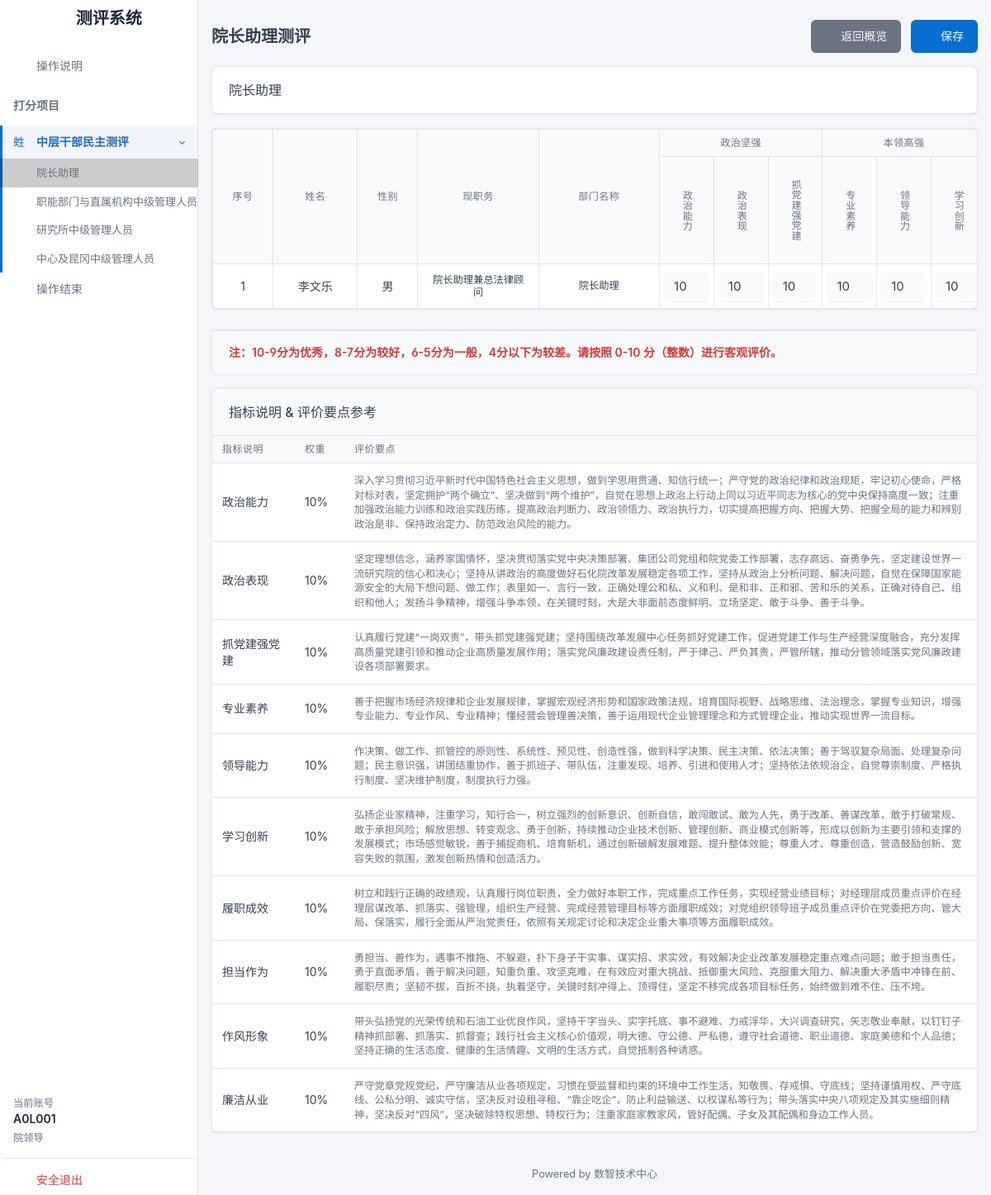
The app's page /assessment/democratic-evaluation/assistant (signed in) with its own data.
### tables this page shows
CREATE TABLE middle_managers (
            id INTEGER PRIMARY KEY AUTOINCREMENT,
            serial_no INTEGER,          -- 序号
            sort_no INTEGER,            -- 部门内排序号
            name TEXT NOT NULL,         -- 姓名
            gender TEXT,                -- 性别
            position TEXT NOT NULL,     -- 现任职务
            
            dept_name TEXT NOT NULL,    -- 部门名称 (用于显示和匹配)
            dept_id INTEGER,            -- 部门ID (外键关联)
            
            rank_level TEXT,            -- 岗位层级
            birth_date TEXT,            -- 出生年月
            education TEXT,             -- 文化程度
            rank_time TEXT,             -- 现职级时间
            role TEXT,                  -- 员工角色
            
            dept_code TEXT,             -- 部门代码 (New)
            tenure_time TEXT,           -- 任职时间 (New)
            is_newly_promoted TEXT,     -- 是否新提拔干部 (New)
            
            updated_at DATETIME DEFAULT CURRENT_TIMESTAMP
        , original_position TEXT, promotion_method TEXT);

### app.py (the view)
@app.route('/assessment/democratic-evaluation/<group_key>')
def assessment_democratic(group_key):
    if session.get('assessor_role') != 'assessor':
        return redirect(url_for('index'))
    rater_account = session.get('assessor_username')
    db = get_db()
    user_row = db.execute('''

        SELECT a.username, a.dept_code, d.dept_name, d.dept_type, a.account_type

        FROM evaluation_accounts a

        LEFT JOIN department_config d ON a.dept_code = d.dept_code

        WHERE a.username=?

    ''', (rater_account,)).fetchone()
    if not user_row: return "无效账号", 403
    full_user_for_roles = dict(user_row) # helper
    raw_roles = get_user_rater_roles(full_user_for_roles, full_user_for_roles)
    my_rater_roles = []
    for r in raw_roles:
        if r == '职能部门正职 (含院长助理)':
            if user_row['dept_name'] == '院长助理' or user_row['dept_code'] == 'A0':
                my_rater_roles.append('院长助理')
            else:
                my_rater_roles.append('职能部门正职')
        else:
            my_rater_roles.append(r)
    nav_items = get_democratic_nav(user_row)
    target_group = next((g for g in nav_items if g['key'] == group_key), None)
    if not target_group:
        return render_template('assessment_error.html', msg="无效的测评组或无访问权限")
    placeholders = ','.join(['?'] * len(my_rater_roles))
    query = f'''

        SELECT DISTINCT examinee_role

        FROM democratic_rating_config

        WHERE rater_role IN ({placeholders}) AND is_allowed = 1

    '''
    allowed_db_roles = [r[0] for r in db.execute(query, my_rater_roles).fetchall()]
    allowed_set = set(allowed_db_roles)
    effective_roles = [r for r in target_group['roles'] if r in allowed_set]
    if not effective_roles:
         return render_template('assessment_error.html', error_message="没有可评价的人员")
    db_roles = []
    for r in effective_roles:
        if r == '两中心正职': db_roles.append('中心正职')
        elif r == '两中心副职': db_roles.append('中心副职')
        elif r == '所属分公司 (兰州、抚顺) 班子正职': db_roles.append('中心正职')
        elif r == '所属分公司 (兰州、抚顺) 班子副职': db_roles.append('中心副职')
        elif r == '昆冈班子副职 (北京)': db_roles.append('中心副职')
        else: db_roles.append(r)
    ph = ','.join(['?'] * len(db_roles))
    mgrs = db.execute(f'SELECT * FROM middle_managers WHERE role IN ({ph}) ORDER BY dept_code ASC, sort_no ASC', db_roles).fetchall()
    is_kungang_rater = any(r in ['昆冈班子正职', '昆冈班子副职', '所属分公司班子正职'] for r in my_rater_roles)
    is_college_leader = (user_row['dept_type'] == '院领导')
    valid_members = []
    for m in mgrs:
        c_role = m['role']
        c_dept = m['dept_code'] # Use code or dept_name
        c_dept_name = m['dept_name']
        derived_role = get_examinee_role_key(c_role, c_dept_name)
        if derived_role == 'EXCLUDED':
            continue
        if not derived_role: derived_role = c_role # Fallback
        if derived_role not in effective_roles:
            continue
        if not is_college_leader and c_dept == user_row['dept_code']:
            continue
        if is_kungang_rater and c_role == '昆冈班子副职 (北京)':
            continue
        valid_members.append(dict(m))
    group_data = {
        'title': target_group['title'],
        'members': valid_members
    }
    existing_rows = db.execute('SELECT * FROM democratic_scores WHERE rater_account=?', (rater_account,)).fetchall()
    scores_map = {r['examinee_id']: dict(r) for r in existing_rows}
    page_title = f"{target_group['title']}测评" # Dynamic title based on group name
    return render_template('assessment_democratic.html',
                           groups=[group_data], # Single group list
                           page_title=page_title,
                           scores_map=scores_map,
                           current_group_key=group_key)

### app.py (called while the page is built, shortened)
def get_db():
    db = getattr(g, '_database', None)
    if db is None:
        db = g._database = sqlite3.connect(DATABASE)
        db.execute('PRAGMA journal_mode=WAL;')
        db.row_factory = sqlite3.Row
    return db

@app.teardown_appcontext
def close_connection(exception):
    db = getattr(g, '_database', None)
    if db is not None:
        db.close()

def get_examinee_role_key(person_role, dept_name):
    if not person_role: return None
    person_role = person_role.strip()
    if '基层' in person_role:
        return 'EXCLUDED'
    if person_role in ['院长助理', '职能部门正职', '职能部门副职', '研究所正职', '研究所副职']:
        return person_role

### templates/assessment_democratic.html (shortened to what this page needs)
{% extends "base_assessment.html" %}
{% block content %}
<div class="container-xl">
    <div class="row g-2 align-items-center mb-3">
        <div class="col">
            <h2 class="page-title">{{ page_title }}</h2>
        </div>
        <div class="col-auto ms-auto">
            <a href="{{ url_for('assessment_overview') }}" class="btn btn-secondary me-2">
                <i class="ti ti-arrow-left me-2"></i>返回概览
            </a>
            <button class="btn btn-primary" onclick="submitScores()">
                <i class="ti ti-device-floppy me-2"></i>保存
            </button>
        </div>
    </div>
    {% for group in groups %}
    <div class="card mb-3">
        <div class="card-header">
            <h3 class="card-title">{{ group.title }}</h3>
        </div>
    </div>
    <div class="card mb-4">
        <div class="table-responsive">
            <table class="table table-bordered table-vcenter text-center align-middle mb-0" style="min-width: 1200px;">
                <thead>
                    <tr class="bg-light">
                        <th rowspan="2" style="width: 40px;">序号</th>
                        <th rowspan="2" style="width: 70px;">姓名</th>
                        <th rowspan="2" style="width: 40px;">性别</th>
                        <th rowspan="2" style="width: 100px;">现职务</th>
                        <th rowspan="2" style="width: 100px;">部门名称</th>
                        <th colspan="3">政治坚强</th>
                        <th colspan="3">本领高强</th>
                    </tr>
                    <tr class="bg-white small">
                        <th class="vertical-header score-col">政治能力</th>
                        <th class="vertical-header score-col">政治表现</th>
                        <th class="vertical-header score-col">抓党建强党建</th>
                        <th class="vertical-header score-col">专业素养</th>
                        <th class="vertical-header score-col">领导能力</th>
                        <th class="vertical-header score-col">学习创新</th>
                    </tr>
                </thead>
                <tbody>
                    {% for m in group.members %}
                    {% set score_data = scores_map.get(m.id, {}) %}
                    <tr class="person-row" data-id="{{ m.id }}" data-name="{{ m.name }}" data-role="{{ m.role }}">
                        <td>{{ loop.index }}</td>
                        <td>{{ m.name }}</td>
                        <td>{{ m.gender }}</td>
                        <td class="text-wrap small" style="max-width: 120px; line-height: 1.2;">{{ m.position }}</td>
                        <td class="text-wrap small" style="max-width: 100px; line-height: 1.2;">{{ m.dept_name }}</td>
                        <td class="p-1"><input type="number" class="form-control text-center px-0 score-input"
                                name="s_political_ability" value="{{ score_data.get('s_political_ability', 10) | int }}"
                                min="0" max="10"></td>
                        <td class="p-1"><input type="number" class="form-control text-center px-0 score-input"
                                name="s_political_perf" value="{{ score_data.get('s_political_perf', 10) | int }}"
                                min="0" max="10"></td>
                        <td class="p-1"><input type="number" class="form-control text-center px-0 score-input"
                                name="s_party_build" value="{{ score_data.get('s_party_build', 10) | int }}" min="0"
                                max="10">
                        </td>
                        <td class="p-1"><input type="number" class="form-control text-center px-0 score-input"
                                name="s_professionalism" value="{{ score_data.get('s_professionalism', 10) | int }}"
                                min="0" max="10"></td>
                        <td class="p-1"><input type="number" class="form-control text-center px-0 score-input"
                                name="s_leadership" value="{{ score_data.get('s_leadership', 10) | int }}" min="0"
                                max="10">
                        </td>
                        <td class="p-1"><input type="number" class="form-control text-center px-0 score-input"
                                name="s_learning_innov" value="{{ score_data.get('s_learning_innov', 10) | int }}"
                                min="0" max="10"></td>
                    </tr>
                    {% endfor %}
                </tbody>
            </table>
        </div>
    </div>
    {% endfor %}
    <div class="card mb-3">
        <div class="card-footer">
            <div class="text-danger fw-bold">
                注：10-9分为优秀，8-7分为较好，6-5分为一般，4分以下为较差。请按照 0-10 分（整数）进行客观评价。
            </div>
        </div>
    </div>
    <div class="card">
        <div class="card-header bg-light">
            <h3 class="card-title">指标说明 & 评价要点参考</h3>
        </div>
        <div class="table-responsive">
            <table class="table table-vcenter">
                <thead>
                    <tr>
                        <th style="width: 100px;">指标说明</th>
                        <th style="width: 60px;">权重</th>
                        <th>评价要点</th>
                    </tr>
                </thead>
                <tbody>
                    <tr>
                        <td>政治能力</td>
                        <td>10%</td>
                        <td class="text-muted small">
                            深入学习贯彻习近平新时代中国特色社会主义思想，做到学思用贯通、知信行统一；严守党的政治纪律和政治规矩，牢记初心使命，严格对标对表，坚定拥护“两个确立”、坚决做到“两个维护”，自觉在思想上政治上行动上同以习近平同志为核心的党中央保持高度一致；注重加强政治能力训练和政治实践历练，提高政治判断力、政治领悟力、政治执行力，切实提高把握方向、把握大势、把握全局的能力和辨别政治是非、保持政治定力、防范政治风险的能力。
                        </td>
                    </tr>
                    <tr>
                        <td>政治表现</td>
                        <td>10%</td>
                        <td class="text-muted small">
                            坚定理想信念，涵养家国情怀，坚决贯彻落实党中央决策部署、集团公司党组和院党委工作部署，志存高远、奋勇争先，坚定建设世界一流研究院的信心和决心；坚持从讲政治的高度做好石化院改革发展稳定各项工作，坚持从政治上分析问题、解决问题，自觉在保障国家能源安全的大局下想问题、做工作；表里如一、言行一致，正确处理公和私、义和利、是和非、正和邪、苦和乐的关系，正确对待自己、组织和他人；发扬斗争精神，增强斗争本领，在关键时刻，大是大非面前态度鲜明、立场坚定、敢于斗争、善于斗争。
                        </td>
                    </tr>
                    <tr>
                        <td>抓党建强党建</td>
                        <td>10%</td>
                        <td class="text-muted small">
                            认真履行党建“一岗双责”，带头抓党建强党建；坚持围绕改革发展中心任务抓好党建工作，促进党建工作与生产经营深度融合，充分发挥高质量党建引领和推动企业高质量发展作用；落实党风廉政建设责任制，严于律己、严负其责，严管所辖，推动分管领域落实党风廉政建设各项部署要求。
                        </td>
                    </tr>
                    <tr>
                        <td>专业素养</td>
                        <td>10%</td>
                        <td class="text-muted small">
                            善于把握市场经济规律和企业发展规律，掌握宏观经济形势和国家政策法规，培育国际视野、战略思维、法治理念，掌握专业知识，增强专业能力、专业作风、专业精神；懂经营会管理善决策，善于运用现代企业管理理念和方式管理企业，推动实现世界一流目标。
                        </td>
                    </tr>
                    <tr>
                        <td>领导能力</td>
                        <td>10%</td>
                        <td class="text-muted small">
                            作决策、做工作、抓管控的原则性、系统性、预见性、创造性强，做到科学决策、民主决策、依法决策；善于驾驭复杂局面、处理复杂问题；民主意识强，讲团结重协作，善于抓班子、带队伍，注重发现、培养、引进和使用人才；坚持依法依规治企，自觉尊崇制度、严格执行制度、坚决维护制度，制度执行力强。
                        </td>
                    </tr>
                    <tr>
                        <td>学习创新</td>
                        <td>10%</td>
                        <td class="text-muted small">
                            弘扬企业家精神，注重学习，知行合一，树立强烈的创新意识、创新自信，敢闯敢试、敢为人先，勇于改革、善谋改革，敢于打破常规、敢于承担风险；解放思想、转变观念、勇于创新，持续推动企业技术创新、管理创新、商业模式创新等，形成以创新为主要引领和支撑的发展模式；市场感觉敏锐，善于捕捉商机、培育新机，通过创新破解发展难题、提升整体效能；尊重人才、尊重创造，营造鼓励创新、宽容失败的氛围，激发创新热情和创造活力。
                        </td>
                    </tr>
                    <tr>
                        <td>履职成效</td>
                        <td>10%</td>
                        <td class="text-muted small">
                            树立和践行正确的政绩观，认真履行岗位职责，全力做好本职工作，完成重点工作任务，实现经营业绩目标；对经理层成员重点评价在经理层谋改革、抓落实、强管理，组织生产经营、完成经营管理目标等方面履职成效；对党组织领导班子成员重点评价在党委把方向、管大局、保落实，履行全面从严治党责任，依照有关规定讨论和决定企业重大事项等方面履职成效。
                        </td>
                    </tr>
                    <tr>
                        <td>担当作为</td>
                        <td>10%</td>
                        <td class="text-muted small">
                            勇担当、善作为，遇事不推拖、不躲避，扑下身子干实事、谋实招、求实效，有效解决企业改革发展稳定重点难点问题；敢于担当责任，勇于直面矛盾，善于解决问题，知重负重、攻坚克难，在有效应对重大挑战、抵御重大风险、克服重大阻力、解决重大矛盾中冲锋在前、履职尽责；坚韧不拔，百折不挠，执着坚守，关键时刻冲得上、顶得住，坚定不移完成各项目标任务，始终做到难不住、压不垮。
                        </td>
                    </tr>
                    <tr>
                        <td>作风形象</td>
                        <td>10%</td>
                        <td class="text-muted small">
                            带头弘扬党的光荣传统和石油工业优良作风，坚持干字当头、实字托底、事不避难、力戒浮华，大兴调查研究，矢志敬业奉献，以钉钉子精神抓部署、抓落实、抓督查；践行社会主义核心价值观，明大德、守公德、严私德，遵守社会道德、职业道德、家庭美德和个人品德；坚持正确的生活态度、健康的生活情趣、文明的生活方式，自觉抵制各种诱惑。
                        </td>
                    </tr>
                    <tr>
                        <td>廉洁从业</td>
                        <td>10%</td>
                        <td class="text-muted small">
                            严守党章党规党纪，严守廉洁从业各项规定，习惯在受监督和约束的环境中工作生活，知敬畏、存戒惧、守底线；坚持谨慎用权、严守底线、公私分明、诚实守信，坚决反对设租寻租、“靠企吃企”，防止利益输送、以权谋私等行为；带头落实中央八项规定及其实施细则精神，坚决反对“四风”，坚决破除特权思想、特权行为；注重家庭家教家风，管好配偶、子女及其配偶和身边工作人员。
                        </td>
                    </tr>
                </tbody>
            </table>
        </div>
    </div>
</div>
{% endblock %}

### templates/base_assessment.html (style rules this page uses)
:root { --tblr-font-sans-serif: 'Inter', -apple-system, BlinkMacSystemFont, sans-serif; }
body { font-feature-settings: "cv03", "cv04", "cv11"; background-color: #f4f6fa; }

### templates/assessment_democratic.html (style rules this page uses)
.vertical-header { writing-mode: vertical-rl; text-orientation: mixed; white-space: nowrap; letter-spacing: 4px; padding: 10px 5px !important; height: 130px; vertical-align: middle; }
.score-col { width: 45px; min-width: 45px; padding: 0 !important; }
.score-input { padding: 0 !important; height: 36px; font-size: 15px; border: 1px solid transparent; background: rgba(0, 0, 0, 0.02); text-align: center; }

### records on screen
middle_managers: name "李文乐", gender "男", position "院长助理兼总法律顾问", dept_name "院长助理", s_political_ability "10", s_political_perf "10", s_party_build "10", s_professionalism "10", s_leadership "10", s_learning_innov "10"

### other values on screen
{{ item.title }} "院长助理" "职能部门与直属机构中级管理人员" "研究所中级管理人员" "中心及昆冈中级管理人员"
{{ session.get('assessor_username', 'Unknown') }} "A0L001"
{{ session.get('assessor_dept_name', '') }} "院领导"
{{ page_title }} "院长助理测评"
{{ group.title }} "院长助理"
